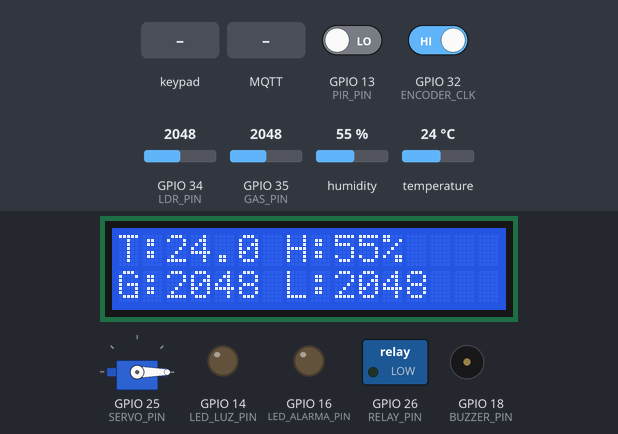
Bench run of a sketch on a simulated ESP32. On the bench: 16×2 character LCD, servo, switched loads named in the sketch (green lamp = pin HIGH), output pins drawn as LEDs (lit = HIGH), buzzer (waves = sounding). The test bench sets the inputs (shaded band); at power-on: GPIO 35 (GAS_PIN) = 2048, GPIO 13 (PIR_PIN) LOW, GPIO 32 (ENCODER_CLK) HIGH, GPIO 34 (LDR_PIN) = 2048, humidity 55 %, temperature 24 °C. WiFi joins after 1.5 s; servers stay silent unless stated; random numbers use the default seed unless the sketch sets one; EEPROM starts erased; no MQTT or app messages arrive unless stated; what the sketch prints to the serial monitor is not drawn.

Above: at 2.8 s.
2.9 s: keypad keys 1 3 9 7 2 2 # pressed 0.4 s apart
At 5.97 s:
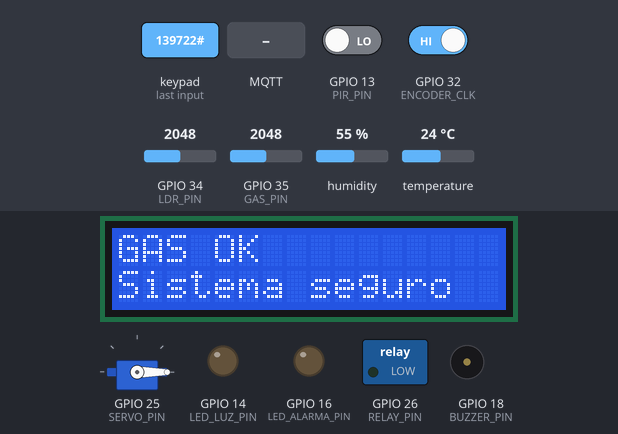
7.6 s: GPIO 35 (GAS_PIN) set to 3773
At 9.1 s:
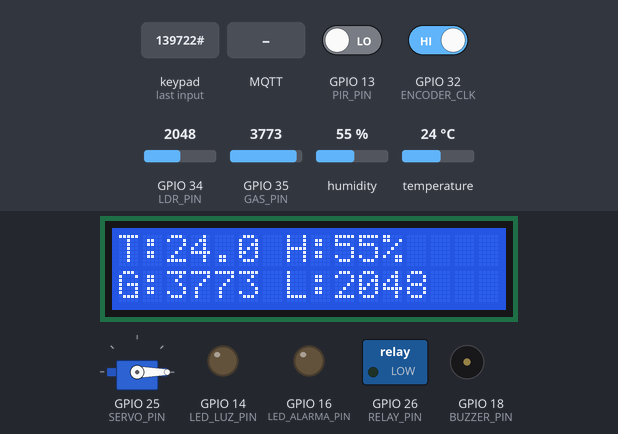
9.6 s: GPIO 35 (GAS_PIN) set to 3828
At 10.6 s:
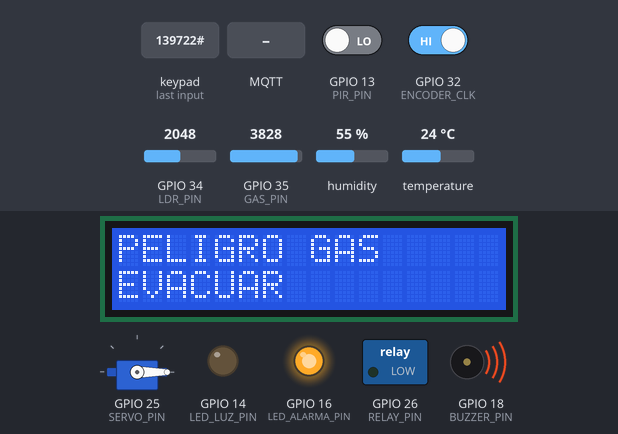
11.4 s: GPIO 35 (GAS_PIN) set to 3760
At 12.7 s:
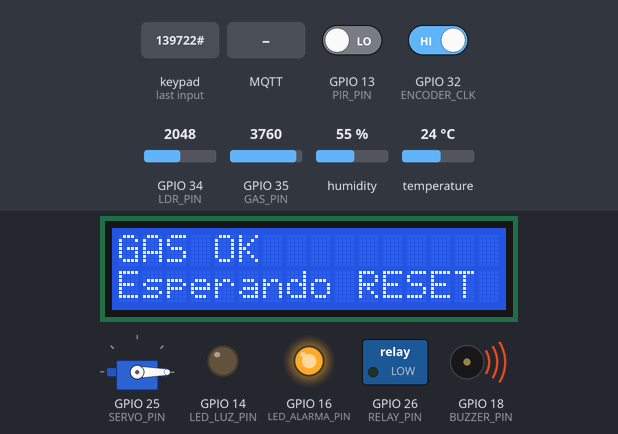
13.4 s: MQTT message "RESET" arrives on the first subscribed topic
At 15.5 s:
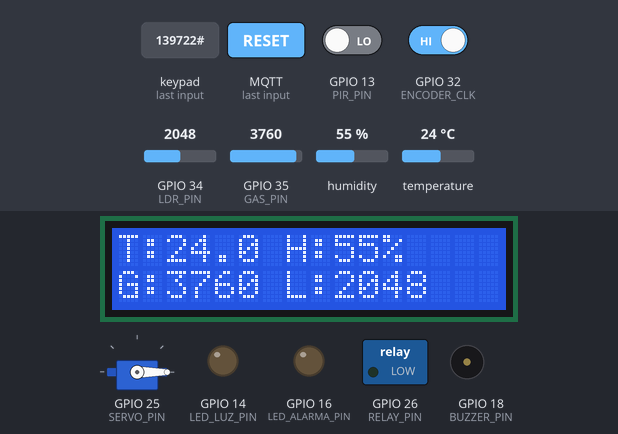
15.8 s: key '4' pressed
At 16.2 s:
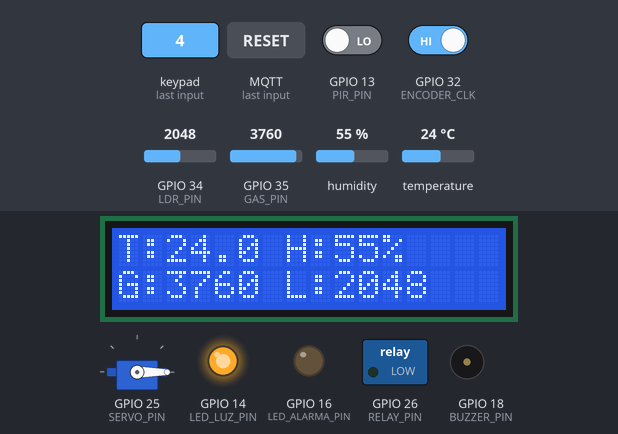
Timing chart, 0 to 31.9 s (numbered marks = the images above; inputs shaded):
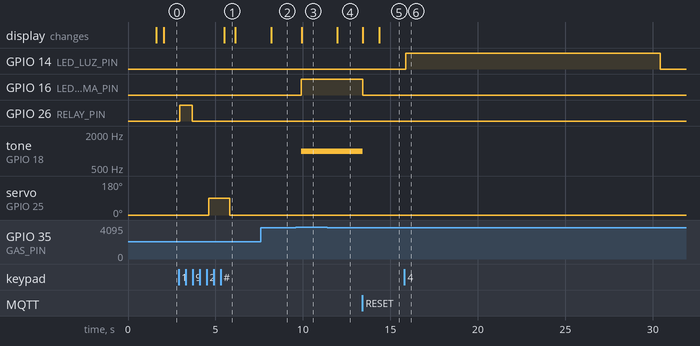

Measured:
- the behaviour switches between 3800 and 3801 on GPIO 35 (GAS_PIN) (found by bisection; images 2 and 3)
- after the input at 2.9 s, GPIO 26 (RELAY_PIN): LOW → HIGH after 0.06 s, → LOW 0.71 s later; servo on GPIO 25 (SERVO_PIN): 0° → 90° after 1.7 s, → 0° 1.2 s later; the display: changes after 2.6 s (image 1)
- after the input at 7.6 s, the display: changes after 0.59 s (image 2)
- after the input at 9.6 s, GPIO 16 (LED_ALARMA_PIN): LOW → HIGH after 0.31 s; tone on GPIO 18 (BUZZER_PIN): silent → 1000 Hz after 0.31 s; the display: changes after 0.33 s (image 3)
- after the input at 11.4 s, the display: changes after 0.58 s (image 4)
- after the input at 13.4 s, GPIO 16 (LED_ALARMA_PIN): HIGH → LOW at once; tone on GPIO 18 (BUZZER_PIN): 1000 Hz → silent at once; the display: first changes at once (image 5 shows a later state)
- after the input at 15.8 s, GPIO 14 (LED_LUZ_PIN): LOW → HIGH after 0.09 s, → LOW 14.5 s later

The sketch:

ACO941.ino
```cpp
#include <WiFi.h>
#include <PubSubClient.h>
#include <DHT.h>
#include <ESP32Servo.h>
#include <LiquidCrystal_I2C.h>
#include <Keypad.h>
#include <EEPROM.h>

// ---------- WIFI / MQTT ----------
const char* ssid = "Wokwi-GUEST";
const char* password = "";
const char* mqtt_server = "broker.emqx.io";

WiFiClient espClient;
PubSubClient client(espClient);

const char* topic_pub_datos = "udb/grupo5/fase2/sensores";
const char* topic_pub_eventos = "udb/grupo5/fase2/eventos";
const char* topic_sub_control = "udb/grupo5/fase2/control";

// ---------- PINES ----------
#define DHTPIN 2
#define DHTTYPE DHT22
#define LDR_PIN 34
#define PIR_PIN 13
#define GAS_PIN 35

#define RELAY_PIN 26
#define LED_LUZ_PIN 14
#define LED_ALARMA_PIN 16
#define BUZZER_PIN 18
#define SERVO_PIN 25

#define ENCODER_CLK 32
#define ENCODER_DT 33

// ---------- OBJETOS ----------
DHT dht(DHTPIN, DHTTYPE);
Servo miServo;
LiquidCrystal_I2C lcd(0x27, 16, 2);

// ---------- TECLADO 4x4 ----------
const byte ROWS = 4;
const byte COLS = 4;

char keys[ROWS][COLS] = {
  {'1','2','3','A'},
  {'4','5','6','B'},
  {'7','8','9','C'},
  {'*','0','#','D'}
};

byte rowPins[ROWS] = {4, 5, 19, 23};
byte colPins[COLS] = {27, 15, 12, 17};

Keypad keypad = Keypad(makeKeymap(keys), rowPins, colPins, ROWS, COLS);

// ---------- UMBRALES ----------
int UMBRAL_GAS = 3800;
int UMBRAL_LUZ = 1500;
float TEMP_ON = 30.0;
float TEMP_OFF = 25.0;

// ---------- ESTADOS ----------
bool alertaGas = false;
bool estadoVentilador = false;
bool estadoLuz = false;
bool puertaAbierta = false;
bool overrideManual = false;

float temperatura = 0;
float humedad = 0;
int gas = 0;
int luz = 0;
int movimiento = LOW;
bool dhtValido = false;

// ---------- TEMPORIZADORES ----------
unsigned long tiempoLCD = 0;
unsigned long tiempoTelemetria = 0;
unsigned long tiempoSensores = 0;
unsigned long tiempoMovimientoLuz = 0;
unsigned long tiempoMovimientoPuerta = 0;
unsigned long tiempoOverride = 0;
unsigned long tiempoMQTTReconnect = 0;

const unsigned long INTERVALO_LCD = 2000;
const unsigned long INTERVALO_TELEMETRIA = 5000;
const unsigned long INTERVALO_SENSORES = 1000;
const unsigned long RETARDO_LUZ = 30000;
const unsigned long RETARDO_PUERTA = 5000;
const unsigned long DURACION_OVERRIDE = 15000;
const unsigned long INTERVALO_RECONNECT = 5000;

// ---------- ENCODER ----------
int encoderPos = 0;
int lastEncoderCLK = HIGH;

// ---------- EEPROM ----------
#define EEPROM_SIZE 16
#define ADDR_GAS 0
#define ADDR_LUZ 4

void guardarUmbrales() {
  EEPROM.writeInt(ADDR_GAS, UMBRAL_GAS);
  EEPROM.writeInt(ADDR_LUZ, UMBRAL_LUZ);
  EEPROM.commit();
}

void cargarUmbrales() {
  EEPROM.begin(EEPROM_SIZE);

  int gasEEPROM = EEPROM.readInt(ADDR_GAS);
  int luzEEPROM = EEPROM.readInt(ADDR_LUZ);

  if (gasEEPROM >= 1000 && gasEEPROM <= 4095) {
    UMBRAL_GAS = gasEEPROM;
  }

  if (luzEEPROM >= 0 && luzEEPROM <= 4095) {
    UMBRAL_LUZ = luzEEPROM;
  }
}

void publicarEvento(String evento) {
  Serial.println("EVENTO: " + evento);
  if (client.connected()) {
    client.publish(topic_pub_eventos, evento.c_str());
  }
}

void setup_wifi() {
  lcd.clear();
  lcd.print("Conectando WiFi");

  WiFi.begin(ssid, password);

  while (WiFi.status() != WL_CONNECTED) {
    delay(300);
    Serial.print(".");
  }

  lcd.clear();
  lcd.print("WiFi OK");
  Serial.println("\nWiFi conectado");
}

void aplicarFailSafeGas() {
  alertaGas = true;
  estadoVentilador = false;
  estadoLuz = false;

  digitalWrite(RELAY_PIN, LOW);
  digitalWrite(LED_LUZ_PIN, LOW);
  digitalWrite(LED_ALARMA_PIN, HIGH);
  tone(BUZZER_PIN, 1000);

  lcd.clear();
  lcd.setCursor(0, 0);
  lcd.print("PELIGRO GAS");
  lcd.setCursor(0, 1);
  lcd.print("EVACUAR");

  publicarEvento("ALERTA_GAS_ACTIVADA");
}

void resetAlertaGas() {
  if (gas <= UMBRAL_GAS) {
    alertaGas = false;
    noTone(BUZZER_PIN);
    digitalWrite(LED_ALARMA_PIN, LOW);

    lcd.clear();
    lcd.print("GAS OK");
    lcd.setCursor(0, 1);
    lcd.print("Sistema seguro");

    publicarEvento("ALERTA_GAS_RESTABLECIDA");
  } else {
    publicarEvento("RESET_RECHAZADO_GAS_ALTO");
  }
}

void callback(char* topic, byte* payload, unsigned int length) {
  String mensaje = "";

  for (int i = 0; i < length; i++) {
    mensaje += (char)payload[i];
  }

  Serial.print("MQTT recibido: ");
  Serial.println(mensaje);

  if (mensaje == "RESET") {
    resetAlertaGas();
    return;
  }

  if (alertaGas) {
    publicarEvento("COMANDO_BLOQUEADO_POR_ALERTA_GAS");
    return;
  }

  overrideManual = true;
  tiempoOverride = millis();

  if (mensaje == "RELAY_ON") {
    estadoVentilador = true;
    digitalWrite(RELAY_PIN, HIGH);
  } else if (mensaje == "RELAY_OFF") {
    estadoVentilador = false;
    digitalWrite(RELAY_PIN, LOW);
  } else if (mensaje == "LED_ON") {
    estadoLuz = true;
    digitalWrite(LED_LUZ_PIN, HIGH);
  } else if (mensaje == "LED_OFF") {
    estadoLuz = false;
    digitalWrite(LED_LUZ_PIN, LOW);
  } else if (mensaje == "SERVO_OPEN") {
    miServo.write(90);
    puertaAbierta = true;
  } else if (mensaje == "SERVO_CLOSE") {
    miServo.write(0);
    puertaAbierta = false;
  }

  publicarEvento("COMANDO_MANUAL_EJECUTADO");
}

void reconnectMQTT() {
  if (client.connected()) return;

  unsigned long now = millis();

  if (now - tiempoMQTTReconnect >= INTERVALO_RECONNECT) {
    tiempoMQTTReconnect = now;

    Serial.print("Intentando MQTT...");

    String clientId = "ESP32_Grupo5_";
    clientId += String(random(0xffff), HEX);

    if (client.connect(clientId.c_str())) {
      Serial.println(" conectado");
      client.subscribe(topic_sub_control);
      publicarEvento("ESP32_CONECTADO_MQTT");
    } else {
      Serial.print(" fallo rc=");
      Serial.println(client.state());
    }
  }
}

void leerSensores() {
  temperatura = dht.readTemperature();
  humedad = dht.readHumidity();

  dhtValido = !(isnan(temperatura) || isnan(humedad));

  gas = analogRead(GAS_PIN);
  luz = analogRead(LDR_PIN);
  movimiento = digitalRead(PIR_PIN);

  Serial.print("Gas: ");
  Serial.print(gas);
  Serial.print(" | Luz: ");
  Serial.print(luz);
  Serial.print(" | PIR: ");
  Serial.print(movimiento);
  Serial.print(" | Temp: ");
  Serial.print(temperatura);
  Serial.print(" | Hum: ");
  Serial.println(humedad);
}

void gestionarGas() {
  if (gas > UMBRAL_GAS && !alertaGas) {
    aplicarFailSafeGas();
  }

  if (alertaGas) {
    digitalWrite(RELAY_PIN, LOW);
    digitalWrite(LED_LUZ_PIN, LOW);
    digitalWrite(LED_ALARMA_PIN, HIGH);
    tone(BUZZER_PIN, 1000);

    if (gas <= UMBRAL_GAS) {
      lcd.clear();
      lcd.setCursor(0, 0);
      lcd.print("GAS OK");
      lcd.setCursor(0, 1);
      lcd.print("Esperando RESET");
    }
  }
}

void gestionarTemperatura() {
  if (alertaGas || overrideManual) return;

  if (!dhtValido) {
    publicarEvento("ERROR_DHT22");
    return;
  }

  if (temperatura > TEMP_ON && !estadoVentilador) {
    estadoVentilador = true;
    digitalWrite(RELAY_PIN, HIGH);
    publicarEvento("Ventilador ON automatico");
  } else if (temperatura < TEMP_OFF && estadoVentilador) {
    estadoVentilador = false;
    digitalWrite(RELAY_PIN, LOW);
    publicarEvento("Ventilador OFF automatico");
  }
}

void gestionarIluminacion() {
  if (alertaGas || overrideManual) return;

  unsigned long now = millis();

  if (movimiento == HIGH) {
    tiempoMovimientoLuz = now;

    if (luz < UMBRAL_LUZ && !estadoLuz) {
      estadoLuz = true;
      digitalWrite(LED_LUZ_PIN, HIGH);
      publicarEvento("LED ON por baja luz y movimiento");
    } else if (luz >= UMBRAL_LUZ && estadoLuz) {
      estadoLuz = false;
      digitalWrite(LED_LUZ_PIN, LOW);
      publicarEvento("LED OFF por luz natural");
    }
  } else {
    if (estadoLuz && now - tiempoMovimientoLuz > RETARDO_LUZ) {
      estadoLuz = false;
      digitalWrite(LED_LUZ_PIN, LOW);
      publicarEvento("LED OFF por ausencia 30s");
    }
  }
}

void gestionarPuerta() {
  if (alertaGas || overrideManual) return;

  unsigned long now = millis();

  if (movimiento == HIGH) {
    tiempoMovimientoPuerta = now;

    if (!puertaAbierta) {
      miServo.write(90);
      puertaAbierta = true;
      publicarEvento("Puerta abierta por movimiento");
    }
  } else {
    if (puertaAbierta && now - tiempoMovimientoPuerta > RETARDO_PUERTA) {
      miServo.write(0);
      puertaAbierta = false;
      publicarEvento("Puerta cerrada despues de 5s");
    }
  }
}

void leerTeclado() {
  char key = keypad.getKey();

  if (!key) return;

  Serial.print("Tecla: ");
  Serial.println(key);

  if (key == '#') {
    resetAlertaGas();
    return;
  }

  if (alertaGas) {
    publicarEvento("TECLA_BLOQUEADA_ALERTA_GAS");
    return;
  }

  overrideManual = true;
  tiempoOverride = millis();

  if (key == '1') {
    estadoVentilador = !estadoVentilador;
    digitalWrite(RELAY_PIN, estadoVentilador ? HIGH : LOW);
    publicarEvento("Ventilador alternado por teclado");
  } else if (key == '2') {
    miServo.write(90);
    puertaAbierta = true;
    publicarEvento("Puerta abierta por teclado");
  } else if (key == '3') {
    miServo.write(0);
    puertaAbierta = false;
    publicarEvento("Puerta cerrada por teclado");
  } else if (key == '4') {
    estadoLuz = !estadoLuz;
    digitalWrite(LED_LUZ_PIN, estadoLuz ? HIGH : LOW);
    publicarEvento("LED alternado por teclado");
  } else if (key == 'A') {
    UMBRAL_GAS += 100;
    if (UMBRAL_GAS > 4095) UMBRAL_GAS = 4095;
    guardarUmbrales();
    publicarEvento("Umbral gas aumentado");
  } else if (key == 'B') {
    UMBRAL_GAS -= 100;
    if (UMBRAL_GAS < 1000) UMBRAL_GAS = 1000;
    guardarUmbrales();
    publicarEvento("Umbral gas reducido");
  }
}

void leerEncoder() {
  int currentCLK = digitalRead(ENCODER_CLK);

  if (currentCLK != lastEncoderCLK && currentCLK == HIGH) {
    if (digitalRead(ENCODER_DT) != currentCLK) {
      encoderPos++;
      UMBRAL_GAS += 50;
    } else {
      encoderPos--;
      UMBRAL_GAS -= 50;
    }

    if (UMBRAL_GAS < 1000) UMBRAL_GAS = 1000;
    if (UMBRAL_GAS > 4095) UMBRAL_GAS = 4095;

    guardarUmbrales();

    Serial.print("Encoder Pos: ");
    Serial.print(encoderPos);
    Serial.print(" | Umbral gas: ");
    Serial.println(UMBRAL_GAS);
  }

  lastEncoderCLK = currentCLK;
}

void actualizarLCD() {
  if (alertaGas) return;

  lcd.clear();
  lcd.setCursor(0, 0);

  if (dhtValido) {
    lcd.print("T:");
    lcd.print(temperatura, 1);
    lcd.print(" H:");
    lcd.print(humedad, 0);
    lcd.print("%");
  } else {
    lcd.print("Error DHT22");
  }

  lcd.setCursor(0, 1);
  lcd.print("G:");
  lcd.print(gas);
  lcd.print(" L:");
  lcd.print(luz);
}

void enviarTelemetria() {
  String jsonPayload = "{";
  jsonPayload += "\"temp\":" + String(temperatura, 1) + ",";
  jsonPayload += "\"hum\":" + String(humedad, 1) + ",";
  jsonPayload += "\"gas\":" + String(gas) + ",";
  jsonPayload += "\"luz\":" + String(luz) + ",";
  jsonPayload += "\"mov\":" + String(movimiento) + ",";
  jsonPayload += "\"alertaGas\":" + String(alertaGas ? 1 : 0) + ",";
  jsonPayload += "\"ventilador\":" + String(estadoVentilador ? 1 : 0) + ",";
  jsonPayload += "\"ledLuz\":" + String(estadoLuz ? 1 : 0) + ",";
  jsonPayload += "\"puerta\":" + String(puertaAbierta ? 1 : 0) + ",";
  jsonPayload += "\"umbralGas\":" + String(UMBRAL_GAS);
  jsonPayload += "}";

  Serial.println(jsonPayload);

  if (client.connected()) {
    client.publish(topic_pub_datos, jsonPayload.c_str());
  }
}

void setup() {
  Serial.begin(115200);

  lcd.init();
  lcd.backlight();
  lcd.print("Iniciando...");

  cargarUmbrales();

  dht.begin();

  pinMode(LDR_PIN, INPUT);
  pinMode(PIR_PIN, INPUT);
  pinMode(GAS_PIN, INPUT);
  pinMode(ENCODER_CLK, INPUT);
  pinMode(ENCODER_DT, INPUT);

  pinMode(RELAY_PIN, OUTPUT);
  pinMode(LED_LUZ_PIN, OUTPUT);
  pinMode(LED_ALARMA_PIN, OUTPUT);
  pinMode(BUZZER_PIN, OUTPUT);

  miServo.attach(SERVO_PIN);
  miServo.write(0);

  digitalWrite(RELAY_PIN, LOW);
  digitalWrite(LED_LUZ_PIN, LOW);
  digitalWrite(LED_ALARMA_PIN, LOW);
  digitalWrite(BUZZER_PIN, LOW);

  setup_wifi();

  client.setServer(mqtt_server, 1883);
  client.setCallback(callback);

  lcd.clear();
  lcd.print("Sistema Listo");

  publicarEvento("SISTEMA_INICIADO");
}

void loop() {
  unsigned long now = millis();

  reconnectMQTT();
  client.loop();

  leerTeclado();
  leerEncoder();

  if (overrideManual && now - tiempoOverride > DURACION_OVERRIDE) {
    overrideManual = false;
    publicarEvento("Control automatico restaurado");
  }

  if (now - tiempoSensores >= INTERVALO_SENSORES) {
    tiempoSensores = now;

    leerSensores();
    gestionarGas();

    if (!alertaGas) {
      gestionarTemperatura();
      gestionarIluminacion();
      gestionarPuerta();
    }
  }

  if (now - tiempoLCD >= INTERVALO_LCD) {
    tiempoLCD = now;
    actualizarLCD();
  }

  if (now - tiempoTelemetria >= INTERVALO_TELEMETRIA) {
    tiempoTelemetria = now;
    enviarTelemetria();
  }

  delay(100);
}
```
